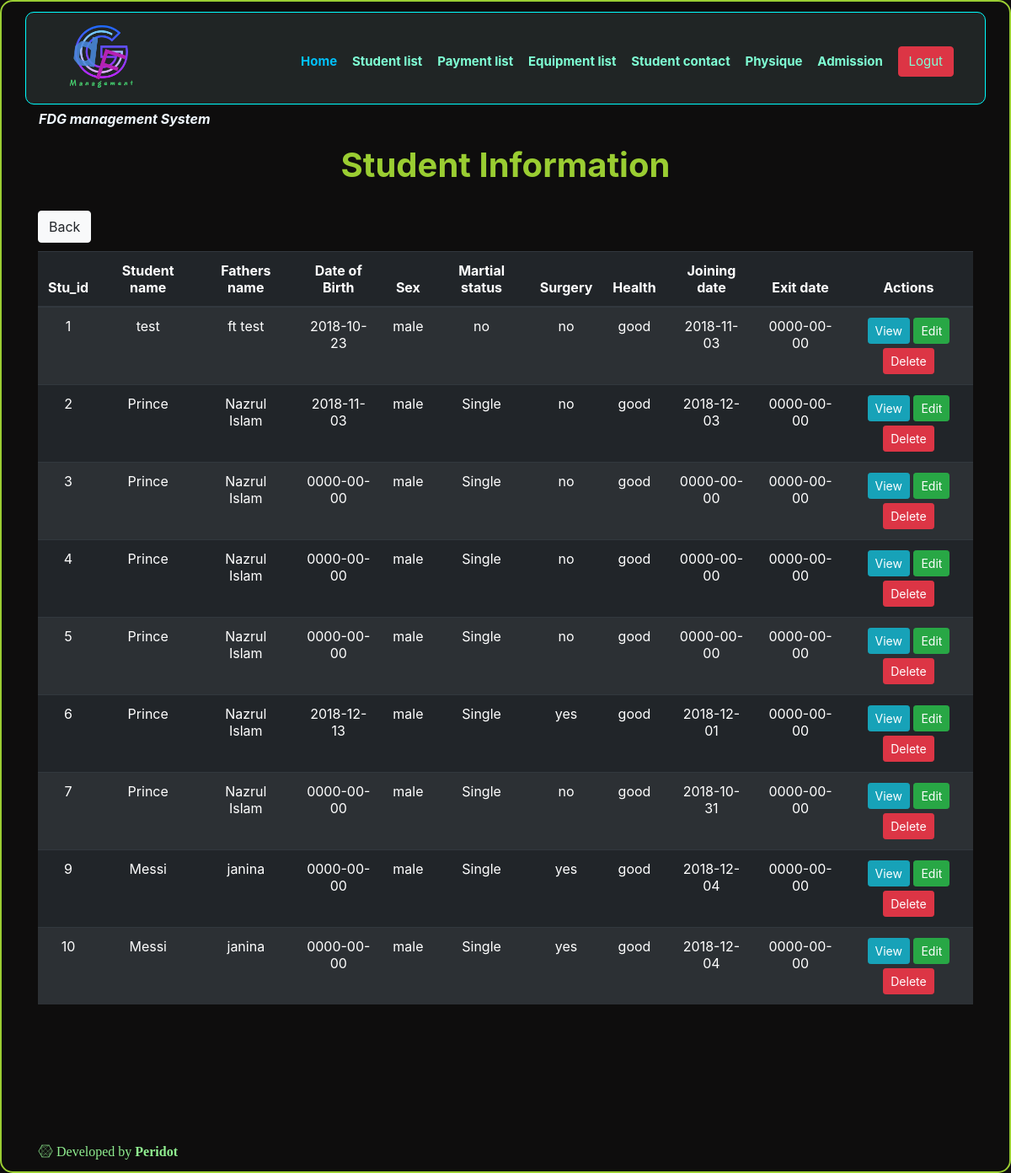
/student_information_view.php (signed in), run on the app's committed database.
### tables this page shows
CREATE TABLE `student_information` (
  `Stu_id` int(15) NOT NULL,
  `Student_name` varchar(30) NOT NULL,
  `Fathers_name` varchar(30) NOT NULL,
  `Date_of_Birth` date NOT NULL,
  `Sex` text NOT NULL,
  `Martial_status` text NOT NULL,
  `Surgery` text NOT NULL,
  `Health` text NOT NULL,
  `Joining_date` date NOT NULL,
  `Exit_date` date NOT NULL
);

### student_information_view.php (the view, shortened to what this page needs)
<?php
$db_host = 'localhost';
$db_user = 'root';
$db_pass = '';
$db_name = 'fdg_database';
$conn = mysqli_connect($db_host, $db_user, $db_pass, $db_name);
$sql = 'SELECT *
		FROM student_information';
$query = mysqli_query($conn, $sql);
?>
<html>
<head>
    <link rel="stylesheet" href="https://stackpath.bootstrapcdn.com/bootstrap/4.1.3/css/bootstrap.min.css">
    <link rel="stylesheet" href="https://use.fontawesome.com/releases/v5.5.0/css/all.css">
    <link rel="stylesheet" href="css/style.css">
    <link href="https://unpkg.com/aos@2.3.1/dist/aos.css" rel="stylesheet">
</head>
<body class="neon">
    <section>
        <header class="container" style="background-color:#202525">
            <div class="logo">
                <img src="images/fdg.png" alt="Logo">
                <p>FDG management System</p>
            </div>
            <nav class="nav_bar">
                <ul>
                    <li class="active"><a href="success.php">Home</a></li>
                    <li><a class="another_active" href="student_information_view.php">Student list</a></li>
                    <li><a href="payment_information_view.php">Payment list</a></li>
                    <li><a href="equipment_information_view.php">Equipment list</a></li>
                    <li><a href="contact_information_view.php">Student contact</a></li>
                    <li><a href="physique_information_view.php">Physique</a></li>
                    <li><a href="admission_form_view.php">Admission</a></li>
                    <li>
                        <a class="btn btn-danger" href="logout.php">Logut</a></li>
                </ul>
            </nav>
        </header>
    </section>
    <section>
        <div class="container" data-aos="flip-up">
            <br>
            <br>
            <h1>Student Information</h1>
            <div class="back">
                <a class="btn btn-light" href="success.php">Back</a>
            </div>
            <br>
            <br>
            <table class="table table-striped table-dark text-center">
                <thead>
                    <tr>
                        <th scope="col">Stu_id</th>
                        <th scope="col">Student name</th>
                        <th scope="col">Fathers name</th>
                        <th scope="col">Date of Birth</th>
                        <th scope="col">Sex</th>
                        <th scope="col">Martial status</th>
                        <th scope="col">Surgery</th>
                        <th scope="col">Health</th>
                        <th scope="col">Joining date</th>
                        <th scope="col">Exit date</th>
                        <th scope="col">Actions</th>
                    </tr>
                </thead>
                <tbody>
                    <?php
            while ($row=mysqli_fetch_assoc($query)){
          ?>
                    <tr>
                        <td>
                            <?php echo $row['Stu_id']; ?>
                        </td>
                        <td>
                            <?php echo $row['Student_name']; ?>
                        </td>
                        <td>
                            <?php echo $row['Fathers_name']; ?>
                        </td>
                        <td>
                            <?php echo $row['Date_of_Birth']; ?>
                        </td>
                        <td>
                            <?php echo $row['Sex']; ?>
                        </td>
                        <td>
                            <?php echo $row['Martial_status']; ?>
                        </td>
                        <td>
                            <?php echo $row['Surgery']; ?>
                        </td>
                        <td>
                            <?php echo $row['Health']; ?>
                        </td>
                        <td>
                            <?php echo $row['Joining_date']; ?>
                        </td>
                        <td>
                            <?php echo $row['Exit_date']; ?>
                        </td>
                        <td>
                            <a class="btn btn-info btn-sm mrg" href="student_information_indiView.php?Stu_id=<?php echo $row['Stu_id']; ?>">View</a>
                            <a class="btn btn-success btn-sm mrg" href="student_edit.php?Stu_id=<?php echo $row['Stu_id']; ?>">Edit</a>
                            <a class="btn btn-danger btn-sm" href="student_delete.php?Stu_id=<?php echo $row['Stu_id']; ?>" onclick="return confirm('Are You sure?')">Delete</a>
                        </td>
                    </tr>
                    <?php } ?>
                </tbody>
            </table>
        </div>
    </section>
    <section class="container">
        <footer>
            <p class="developer">
                <i class="fab fa-connectdevelop"> Developed by <strong>Peridot</strong></i>
            </p>
        </footer>
    </section>
</body>
</html>

### css/style.css (style rules this page uses)
header { height: 110px; background-color: aliceblue; border-radius: 10px; }
.logo > img { width: 155px; margin-top: -15px; position: relative; }
.nav_bar > ul > li { list-style: none; display: inline-block; }
.nav_bar > ul > li > a { text-decoration: none; font-size: 15px; margin-left: -8px; margin-right: 22px; color: aquamarine; }
.nav_bar > ul > .active > a { color: #00c1fb; }
.another_active { color: aquamarine; }
.logo { float: left; position: absolute; font-weight: bolder; font-style: italic; color: aliceblue; }
.nav_bar { float: right; margin-top: 40px; font-weight: 700; }
.developer { color: lightgreen; margin-top: 15%; }
.neon { border-width: 2px; border-style: solid; border-color: #9acd32; border-radius: 15px; }
html { height: 100%; }
body { background-color: #0e0d0d; }
h1 { color: #9acd32; text-align: center; margin-bottom: 30px; font-weight: bold; }
.back { float: left; }
.mrg { margin-bottom: 5px; }
header { background-color: #202525; margin-top: 1%; border-width: 1px; border-style: solid; border-color: aqua; }

### data on the page
student_information: Stu_id "1", Student_name "test", Fathers_name "ft test", Date_of_Birth "2018-10-23", Sex "male", Martial_status "no", Surgery "no", Health "good", Joining_date "2018-11-03", Exit_date "0000-00-00"
student_information: Stu_id "2", Student_name "Prince", Fathers_name "Nazrul Islam", Date_of_Birth "2018-11-03", Sex "male", Martial_status "Single", Surgery "no", Health "good", Joining_date "2018-12-03", Exit_date "0000-00-00"
student_information: Stu_id "3", Student_name "Prince", Fathers_name "Nazrul Islam", Date_of_Birth "0000-00-00", Sex "male", Martial_status "Single", Surgery "no", Health "good", Joining_date "0000-00-00", Exit_date "0000-00-00"
student_information: Stu_id "4", Student_name "Prince", Fathers_name "Nazrul Islam", Date_of_Birth "0000-00-00", Sex "male", Martial_status "Single", Surgery "no", Health "good", Joining_date "0000-00-00", Exit_date "0000-00-00"
student_information: Stu_id "5", Student_name "Prince", Fathers_name "Nazrul Islam", Date_of_Birth "0000-00-00", Sex "male", Martial_status "Single", Surgery "no", Health "good", Joining_date "0000-00-00", Exit_date "0000-00-00"
student_information: Stu_id "6", Student_name "Prince", Fathers_name "Nazrul Islam", Date_of_Birth "2018-12-13", Sex "male", Martial_status "Single", Surgery "yes", Health "good", Joining_date "2018-12-01", Exit_date "0000-00-00"
student_information: Stu_id "7", Student_name "Prince", Fathers_name "Nazrul Islam", Date_of_Birth "0000-00-00", Sex "male", Martial_status "Single", Surgery "no", Health "good", Joining_date "2018-10-31", Exit_date "0000-00-00"
student_information: Stu_id "9", Student_name "Messi", Fathers_name "janina", Date_of_Birth "0000-00-00", Sex "male", Martial_status "Single", Surgery "yes", Health "good", Joining_date "2018-12-04", Exit_date "0000-00-00"
student_information: Stu_id "10", Student_name "Messi", Fathers_name "janina", Date_of_Birth "0000-00-00", Sex "male", Martial_status "Single", Surgery "yes", Health "good", Joining_date "2018-12-04", Exit_date "0000-00-00"
